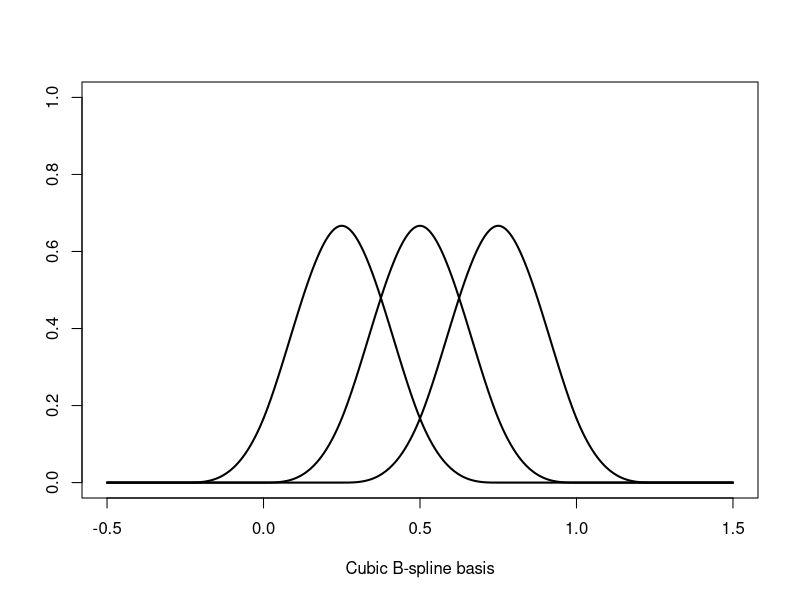

This chart was generated by the following R code:
#Clear environment
rm(list = ls())

library(splines)
library(ggfortify)

x <- seq(-0.5, 1.5, by=0.001)

spl <- bs(x, knots = c(-0.25, 0, 0.25, 0.5, 0.75, 1, 1.25), Boundary.knots = c(-0.5, 1.5), degree = 3) 

#Save as 7.5 by 3.5
plot(spl[,4]~x, 
     ylim=c(0,max(spl)), 
     type='l', 
     lwd=2, col=1, 
     xlab="Cubic B-spline basis",
     ylab="")
  lines(spl[, 5]~x, lwd = 2, col = 1)
  lines(spl[, 6]~x, lwd = 2, col = 1)


#autoplot(spl)
  
